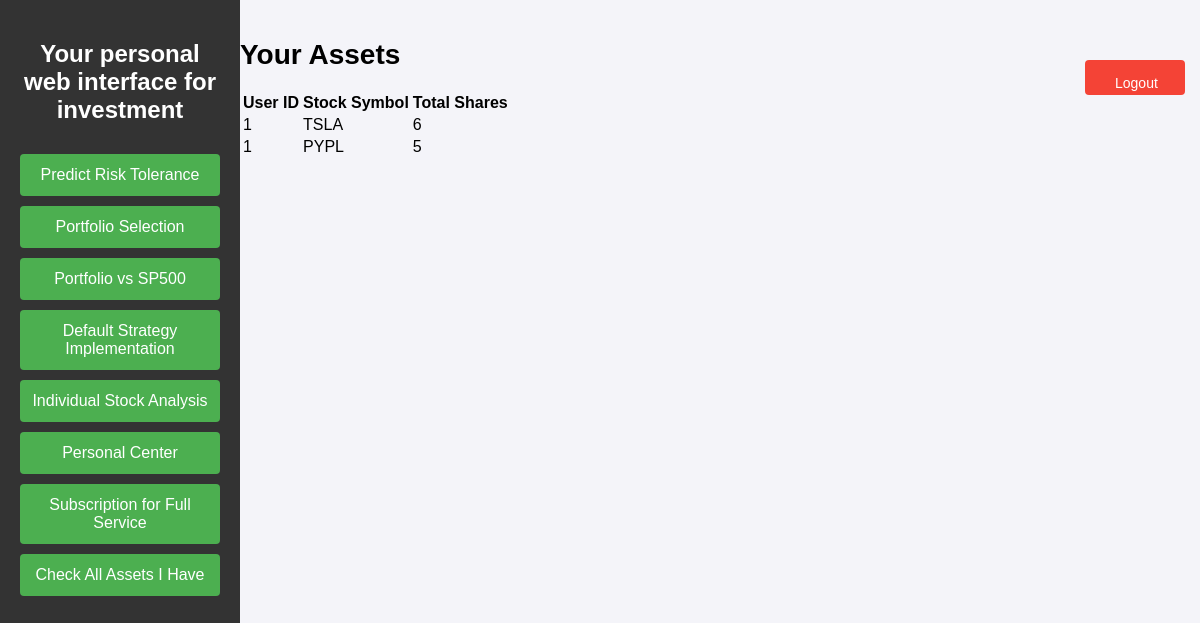
Screenshot of /my_assets (signed in) with the database file from the repository.
### tables this page shows
CREATE TABLE stocks (
            id INTEGER PRIMARY KEY AUTOINCREMENT,
            userid INTEGER,
            stock_symbol TEXT,
            num_of_shares INTEGER,
            date_time TEXT,
            FOREIGN KEY (userid) REFERENCES users(id)
        );

### app/routes.py (the view)
@bp.route('/my_assets', methods=['GET'])
def my_assets():
    if 'username' not in session:
        return redirect(url_for('auth.login'))
    user_id = get_user_by_username(session['username'])[0]  # Assuming user ID is the first column in the users table
    user_stocks = get_all_assets(user_id)
    if not user_stocks:
        flash("You have no assets in your portfolio.", "info")
    return render_template('my_assets.html', user_stocks=user_stocks)

### app/database_helper.py (called while the page is built)
def get_user_by_username(username):
    conn = sqlite3.connect(DB_NAME)
    cursor = conn.cursor()
    cursor.execute("SELECT * FROM users WHERE username = ?", (username,))
    user = cursor.fetchone()
    conn.close()
    return user

def get_all_assets(user_id):
    conn = sqlite3.connect(DB_NAME)
    cursor = conn.cursor()
    cursor.execute("""
        SELECT userid, stock_symbol, SUM(num_of_shares) AS total_shares
        FROM stocks
        WHERE userid = ?
        GROUP BY userid, stock_symbol
        HAVING total_shares > 0
        ORDER BY total_shares DESC
    """, (user_id,))
    user_stocks = cursor.fetchall()
    conn.close()
    return user_stocks

### app/templates/my_assets.html (shortened to what this page needs)
<!DOCTYPE html>
<html lang="en">
<head>
    <link rel="stylesheet" href="{{ url_for('static', filename='style.css') }}">
</head>
<body>
    <div class="sidebar">
        <h2>Your personal web interface for investment</h2>
        <form action="{{ url_for('main.index') }}" method="get">
            <button type="submit" class="sidebar-button">Predict Risk Tolerance</button>
        </form>
        <form action="{{ url_for('main.portfolio_selection') }}" method="get">
            <button type="submit" class="sidebar-button">Portfolio Selection</button>
        </form>
        <form action="{{ url_for('main.portfolio_vs_sp500') }}" method="get">
            <button type="submit" class="sidebar-button">Portfolio vs SP500</button>
        </form>
        <form action="{{ url_for('main.default_strategy') }}" method="get">
            <button type="submit" class="sidebar-button">Default Strategy Implementation</button>
        </form>
        <form action="{{ url_for('main.individual_stock_analysis') }}" method="get">
            <button type="submit" class="sidebar-button">Individual Stock Analysis</button>
        </form>
        <form action="{{ url_for('main.personal_center') }}" method="get">
            <button type="submit" class="sidebar-button">Personal Center</button>
        </form>
        <form action="{{ url_for('main.subscription') }}" method="get">
            <button type="submit" class="sidebar-button">Subscription for Full Service</button>
        </form>
        <form action="{{ url_for('main.my_assets') }}" method="get">
            <button type="submit" class="sidebar-button">Check All Assets I Have</button>
        </form>
    </div>
    <div class="content">
        <button style="width: 100px; height:35px;" class="logout-button" onclick="window.location.href='{{ url_for('main.logout') }}'">Logout</button>
        <h1>Your Assets</h1>
        {% if user_stocks %}
            <table class="table table-bordered">
                <thead>
                    <tr>
                        <th>User ID</th>
                        <th>Stock Symbol</th>
                        <th>Total Shares</th>
                    </tr>
                </thead>
                <tbody>
                    {% for stock in user_stocks %}
                        <tr>
                            <td>{{ stock[0] }}</td>
                            <td>{{ stock[1] }}</td>
                            <td>{{ stock[2] }}</td>
                        </tr>
                    {% endfor %}
                </tbody>
            </table>
        {% else %}
            <p>No assets found in your portfolio.</p>
        {% endif %}
    </div>
</body>
</html>

### app/static/style.css (style rules this page uses)
body { font-family: Arial, sans-serif; background-color: #f4f4f9; margin: 0; padding: 0; }
.sidebar { width: 200px; background-color: #333; position: fixed; top: 0; left: 0; height: 100%; color: white; padding: 20px; }
.sidebar h2 { text-align: center; color: #fff; }
.content { margin-left: 220px; padding: 20px; position: relative; }
h1 { font-size: 28px; margin-bottom: 20px; }
button { width: 100%; padding: 12px; background-color: #4CAF50; border: none; border-radius: 4px; color: white; font-size: 16px; cursor: pointer; margin-top: 10px; transition: background-color 0.3s; }
.logout-button { position: absolute; top: 50px; right: 15px; padding: 15px 30px; background-color: #f44336; color: white; font-size: 14px; border: none; border-radius: 4px; cursor: pointer; transition: background-color 0.3s; z-index: 10; }

### rows the page displays
stocks: userid "1", stock_symbol "TSLA", num_of_shares "6"

### other values shown
{{ stock[0] }} "1"
{{ stock[1] }} "PYPL"
{{ stock[2] }} "5"
